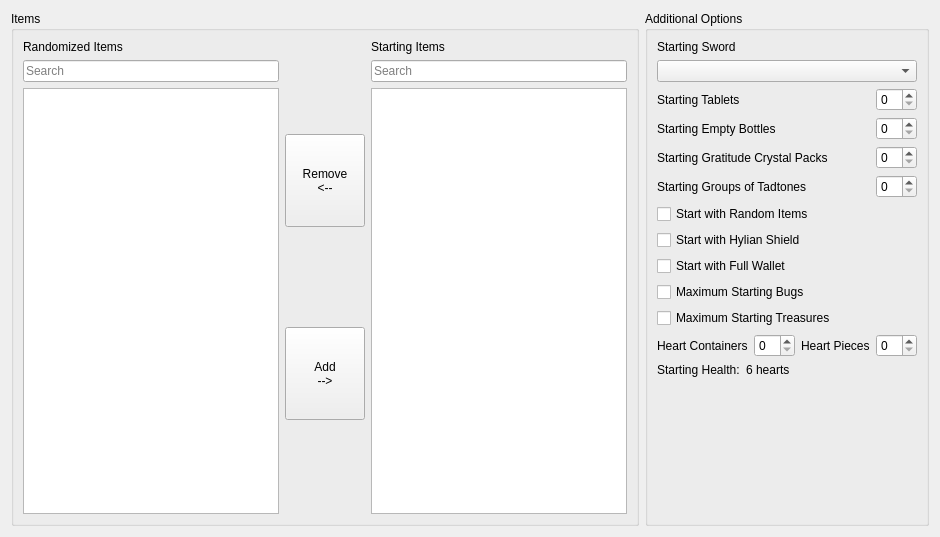
      <widget class="QWidget" name="tab_starting_items">
       <attribute name="title">
        <string>Starting Items</string>
       </attribute>
       <layout class="QHBoxLayout" name="horizontalLayout_8">
        <item>
         <widget class="QGroupBox" name="box_starting_items">
          <property name="sizePolicy">
           <sizepolicy hsizetype="Preferred" vsizetype="Preferred">
            <horstretch>0</horstretch>
            <verstretch>0</verstretch>
           </sizepolicy>
          </property>
          <property name="title">
           <string>Items</string>
          </property>
          <layout class="QHBoxLayout" name="horizontalLayout_5">
           <item>
            <layout class="QVBoxLayout" name="vlay_randomized_items_section">
             <item>
              <widget class="QLabel" name="label_randomized_items">
               <property name="text">
                <string>Randomized Items</string>
               </property>
              </widget>
             </item>
             <item>
              <widget class="QLineEdit" name="randomized_items_free_search">
               <property name="text">
                <string/>
               </property>
               <property name="placeholderText">
                <string>Search</string>
               </property>
               <property name="clearButtonEnabled">
                <bool>true</bool>
               </property>
              </widget>
             </item>
             <item>
              <widget class="QListView" name="randomized_items">
               <property name="sizePolicy">
                <sizepolicy hsizetype="Expanding" vsizetype="Expanding">
                 <horstretch>0</horstretch>
                 <verstretch>0</verstretch>
                </sizepolicy>
               </property>
               <property name="editTriggers">
                <set>QAbstractItemView::EditTrigger::NoEditTriggers</set>
               </property>
               <property name="showDropIndicator" stdset="0">
                <bool>false</bool>
               </property>
               <property name="selectionMode">
                <enum>QAbstractItemView::SelectionMode::MultiSelection</enum>
               </property>
               <property name="selectionRectVisible">
                <bool>false</bool>
               </property>
              </widget>
             </item>
            </layout>
           </item>
           <item>
            <layout class="QVBoxLayout" name="vlay_starting_items_controls">
             <property name="sizeConstraint">
              <enum>QLayout::SizeConstraint::SetDefaultConstraint</enum>
             </property>
             <item>
              <spacer name="vspace_starting_items_controls_upper">
               <property name="orientation">
                <enum>Qt::Orientation::Vertical</enum>
               </property>
               <property name="sizeHint" stdset="0">
                <size>
                 <width>20</width>
                 <height>40</height>
                </size>
               </property>
              </spacer>
             </item>
             <item>
              <widget class="QPushButton" name="randomize_item">
               <property name="sizePolicy">
                <sizepolicy hsizetype="Minimum" vsizetype="Expanding">
                 <horstretch>0</horstretch>
                 <verstretch>0</verstretch>
                </sizepolicy>
               </property>
               <property name="text">
                <string>Remove
&lt;--</string>
               </property>
              </widget>
             </item>
             <item>
              <spacer name="vspace_starting_items_controls_middle">
               <property name="orientation">
                <enum>Qt::Orientation::Vertical</enum>
               </property>
               <property name="sizeHint" stdset="0">
                <size>
                 <width>20</width>
                 <height>40</height>
                </size>
               </property>
              </spacer>
             </item>
             <item>
              <widget class="QPushButton" name="start_with_item">
               <property name="sizePolicy">
                <sizepolicy hsizetype="Minimum" vsizetype="Expanding">
                 <horstretch>0</horstretch>
                 <verstretch>0</verstretch>
                </sizepolicy>
               </property>
               <property name="text">
                <string>Add
--&gt;</string>
               </property>
              </widget>
             </item>
             <item>
              <spacer name="vspace_starting_items_controls_lower">
               <property name="orientation">
                <enum>Qt::Orientation::Vertical</enum>
               </property>
               <property name="sizeType">
                <enum>QSizePolicy::Policy::Expanding</enum>
               </property>
               <property name="sizeHint" stdset="0">
                <size>
                 <width>20</width>
                 <height>40</height>
                </size>
               </property>
              </spacer>
             </item>
            </layout>
           </item>
           <item>
            <layout class="QVBoxLayout" name="vlay_starting_items_section">
             <item>
              <widget class="QLabel" name="label_starting_items">
               <property name="text">
                <string>Starting Items</string>
               </property>
              </widget>
             </item>
             <item>
              <widget class="QLineEdit" name="starting_items_free_search">
               <property name="text">
                <string/>
               </property>
               <property name="placeholderText">
                <string>Search</string>
               </property>
               <property name="clearButtonEnabled">
                <bool>true</bool>
               </property>
              </widget>
             </item>
             <item>
              <widget class="QListView" name="starting_items">
               <property name="sizePolicy">
                <sizepolicy hsizetype="Expanding" vsizetype="Expanding">
                 <horstretch>0</horstretch>
                 <verstretch>0</verstretch>
                </sizepolicy>
               </property>
               <property name="editTriggers">
                <set>QAbstractItemView::EditTrigger::NoEditTriggers</set>
               </property>
               <property name="showDropIndicator" stdset="0">
                <bool>false</bool>
               </property>
               <property name="selectionMode">
                <enum>QAbstractItemView::SelectionMode::MultiSelection</enum>
               </property>
               <property name="selectionRectVisible">
                <bool>false</bool>
               </property>
              </widget>
             </item>
            </layout>
           </item>
          </layout>
         </widget>
        </item>
        <item>
         <widget class="QGroupBox" name="box_additional_options">
          <property name="sizePolicy">
           <sizepolicy hsizetype="Maximum" vsizetype="Preferred">
            <horstretch>0</horstretch>
            <verstretch>0</verstretch>
           </sizepolicy>
          </property>
          <property name="title">
           <string>Additional Options</string>
          </property>
          <layout class="QVBoxLayout" name="verticalLayout_29">
           <item>
            <widget class="QLabel" name="label_for_option_starting_sword">
             <property name="text">
              <string>Starting Sword</string>
             </property>
            </widget>
           </item>
           <item>
            <widget class="QComboBox" name="option_starting_sword"/>
           </item>
           <item>
            <layout class="QHBoxLayout" name="hlay_starting_tablets">
             <item>
              <widget class="QLabel" name="label_for_option_starting_tablet_count">
               <property name="text">
                <string>Starting Tablets</string>
               </property>
              </widget>
             </item>
             <item>
              <widget class="QSpinBox" name="option_starting_tablet_count">
               <property name="sizePolicy">
                <sizepolicy hsizetype="Maximum" vsizetype="Fixed">
                 <horstretch>0</horstretch>
                 <verstretch>0</verstretch>
                </sizepolicy>
               </property>
               <property name="maximumSize">
                <size>
                 <width>16777215</width>
                 <height>16777215</height>
                </size>
               </property>
              </widget>
             </item>
            </layout>
           </item>
           <item>
            <layout class="QHBoxLayout" name="hlay_starting_bottles">
             <item>
              <widget class="QLabel" name="label_for_option_starting_bottles">
               <property name="text">
                <string>Starting Empty Bottles</string>
               </property>
              </widget>
             </item>
             <item>
              <widget class="QSpinBox" name="option_starting_bottles">
               <property name="sizePolicy">
                <sizepolicy hsizetype="Maximum" vsizetype="Fixed">
                 <horstretch>0</horstretch>
                 <verstretch>0</verstretch>
                </sizepolicy>
               </property>
              </widget>
             </item>
            </layout>
           </item>
           <item>
            <layout class="QHBoxLayout" name="hlay_starting_crystal_packs">
             <item>
              <widget class="QLabel" name="label_for_option_starting_crystal_packs">
               <property name="text">
                <string>Starting Gratitude Crystal Packs</string>
               </property>
              </widget>
             </item>
             <item>
              <widget class="QSpinBox" name="option_starting_crystal_packs">
               <property name="sizePolicy">
                <sizepolicy hsizetype="Maximum" vsizetype="Fixed">
                 <horstretch>0</horstretch>
                 <verstretch>0</verstretch>
                </sizepolicy>
               </property>
              </widget>
             </item>
            </layout>
           </item>
           <item>
            <layout class="QHBoxLayout" name="hlay_starting_tadtones">
             <property name="topMargin">
              <number>0</number>
             </property>
             <item>
              <widget class="QLabel" name="label_for_option_starting_tadtones">
               <property name="text">
                <string>Starting Groups of Tadtones</string>
               </property>
              </widget>
             </item>
             <item>
              <widget class="QSpinBox" name="option_starting_tadtones">
               <property name="sizePolicy">
                <sizepolicy hsizetype="Maximum" vsizetype="Fixed">
                 <horstretch>0</horstretch>
                 <verstretch>0</verstretch>
                </sizepolicy>
               </property>
              </widget>
             </item>
            </layout>
           </item>
           <item>
            <widget class="QCheckBox" name="option_random_starting_item">
             <property name="sizePolicy">
              <sizepolicy hsizetype="Minimum" vsizetype="Fixed">
               <horstretch>0</horstretch>
               <verstretch>0</verstretch>
              </sizepolicy>
             </property>
             <property name="text">
              <string>Start with Random Items</string>
             </property>
            </widget>
           </item>
           <item>
            <widget class="QCheckBox" name="option_start_with_hylian_shield">
             <property name="text">
              <string>Start with Hylian Shield</string>
             </property>
            </widget>
           </item>
           <item>
            <widget class="QCheckBox" name="option_full_starting_wallet">
             <property name="text">
              <string>Start with Full Wallet</string>
             </property>
            </widget>
           </item>
           <item>
            <widget class="QCheckBox" name="option_max_starting_bugs">
             <property name="text">
              <string>Maximum Starting Bugs</string>
             </property>
            </widget>
           </item>
           <item>
            <widget class="QCheckBox" name="option_max_starting_treasures">
             <property name="text">
              <string>Maximum Starting Treasures</string>
             </property>
            </widget>
           </item>
           <item>
            <layout class="QHBoxLayout" name="hlay_heart_options">
             <item>
              <widget class="QLabel" name="label_for_option_starting_heart_containers">
               <property name="sizePolicy">
                <sizepolicy hsizetype="Minimum" vsizetype="Preferred">
                 <horstretch>0</horstretch>
                 <verstretch>0</verstretch>
                </sizepolicy>
               </property>
               <property name="text">
                <string>Heart Containers</string>
               </property>
              </widget>
             </item>
             <item>
              <widget class="QSpinBox" name="option_starting_heart_containers">
               <property name="sizePolicy">
                <sizepolicy hsizetype="Minimum" vsizetype="Fixed">
                 <horstretch>0</horstretch>
                 <verstretch>0</verstretch>
                </sizepolicy>
               </property>
               <property name="maximumSize">
                <size>
                 <width>41</width>
                 <height>16777215</height>
                </size>
               </property>
              </widget>
             </item>
             <item>
              <widget class="QLabel" name="label_for_option_starting_heart_pieces">
               <property name="sizePolicy">
                <sizepolicy hsizetype="Minimum" vsizetype="Preferred">
                 <horstretch>0</horstretch>
                 <verstretch>0</verstretch>
                </sizepolicy>
               </property>
               <property name="text">
                <string>Heart Pieces</string>
               </property>
              </widget>
             </item>
             <item>
              <widget class="QSpinBox" name="option_starting_heart_pieces">
               <property name="sizePolicy">
                <sizepolicy hsizetype="Minimum" vsizetype="Fixed">
                 <horstretch>0</horstretch>
                 <verstretch>0</verstretch>
                </sizepolicy>
               </property>
               <property name="maximumSize">
                <size>
                 <width>41</width>
                 <height>16777215</height>
                </size>
               </property>
              </widget>
             </item>
            </layout>
           </item>
           <item>
            <layout class="QHBoxLayout" name="hlay_heart_display">
             <item>
              <widget class="QLabel" name="label_current_starting_health">
               <property name="text">
                <string>Starting Health:</string>
               </property>
              </widget>
             </item>
             <item>
              <widget class="QLabel" name="current_starting_health_counter">
               <property name="sizePolicy">
                <sizepolicy hsizetype="Expanding" vsizetype="Preferred">
                 <horstretch>0</horstretch>
                 <verstretch>0</verstretch>
                </sizepolicy>
               </property>
               <property name="text">
                <string>6 hearts</string>
               </property>
              </widget>
             </item>
            </layout>
           </item>
           <item>
            <spacer name="vspace_additional_options">
             <property name="orientation">
              <enum>Qt::Orientation::Vertical</enum>
             </property>
             <property name="sizeHint" stdset="0">
              <size>
               <width>20</width>
               <height>137</height>
              </size>
             </property>
            </spacer>
           </item>
          </layout>
         </widget>
        </item>
       </layout>
      </widget>
